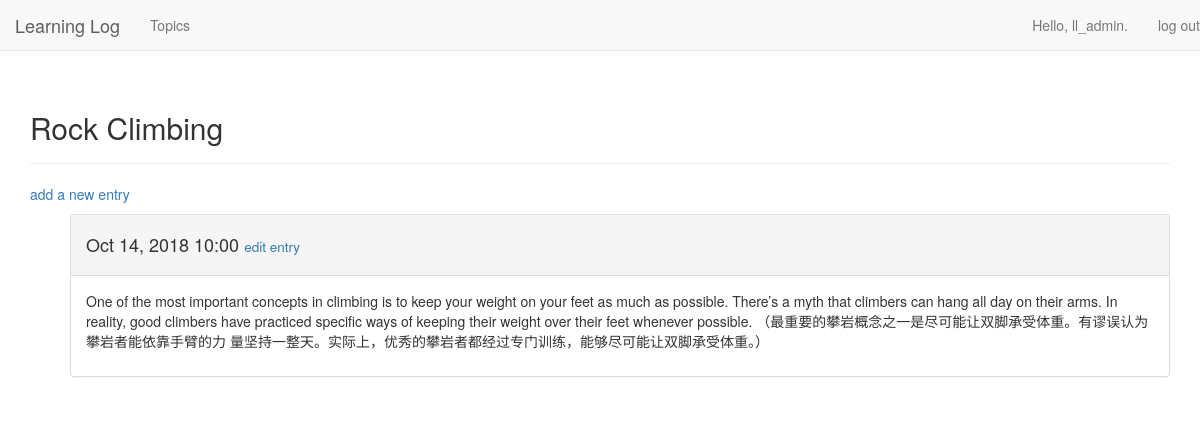
/topic/2/ (signed in), run on the app's committed database.
### learning_logs/models.py (models this page shows, shortened)
class Topic(models.Model):
    text = models.CharField(max_length=200)
    date_added = models.DateTimeField(auto_now_add=True)
    owner = models.ForeignKey(User, on_delete=models.DO_NOTHING)
    def __str__(self):
        return self.text

class Entry(models.Model):
    topic = models.ForeignKey('Topic', on_delete=models.CASCADE)
    text = models.CharField(max_length=2000)
    date_added = models.DateTimeField(auto_now_add=True)
    class Meta:
        verbose_name_plural = 'entries'

### learning_logs/views.py (the view)
# urls.py: path(r'topic/<int:topic_id>/', views.topic, name='topic'),
@login_required
def topic(request, topic_id):
    topic = Topic.objects.get(id=topic_id)
    """判断是否为当前用户"""
    if topic.owner != request.user:
        raise Http404
    entries = topic.entry_set.order_by('-date_added')
    context = {'topic': topic, 'entries': entries}
    return render(request, 'learning_logs/topic.html', context)

### learning_logs/templates/learning_logs/topic.html
{% extends "learning_logs/base.html" %}
{% load bootstrap3 %}
{% block header %}
    <h2>{{ topic }}</h2>
{% endblock header %}
{% block content %}
    <p>
        <a href="{% url 'learning_logs:new_entry' topic.id %}">add a new entry</a>
    </p>
    <ul>
        {% for entry in entries %}
            <div class="panel panel-default">
                <div class="panel-heading">
                    <h4>
                        {{ entry.date_added|date:'M d, Y H:i' }}
                        <small>
                            <a href="{% url 'learning_logs:edit_entry' entry.id %}">edit entry</a>
                        </small>
                    </h4>
                </div>
                <div class="panel-body">
                    {{ entry.text| linebreaks }}
                </div>
            </div>
        {% empty %}
             There are no entries for this topic yet.
        {% endfor %}
    </ul>
{% endblock content %}

### learning_logs/templates/learning_logs/base.html (shortened to what this page needs)
{% load bootstrap3 %}
<!DOCTYPE html>
<html>
<head>
    {% bootstrap_css %}
</head>
<body>
    <nav class="navbar navbar-default navbar-static-top">
        <div class="navbar-header">
            <a class="navbar-brand" href="{% url 'learning_logs:index' %}">Learning Log</a>
        </div>
        <div id="navbar" class="navbar-collapse collapse">
            <ul class="nav navbar-nav">
              <li><a href="{% url 'learning_logs:topics' %}">Topics</a></li>
            </ul>
            <ul class="nav navbar-nav navbar-right">
            {% if user.is_authenticated %}
                <li><a>Hello, {{ user.username }}.</a></li>
                <li><a href="{% url 'users:logout' %}">log out</a></li>
            {% else %}
                <li><a href="{% url 'users:register' %}">register</a></li>
                <li><a href="{% url 'users:login' %}">log in</a></li>
            {% endif %}
             </ul>
        </div>
    </nav>
    <div class="container">
        <div class="page-header">
            {% block header %}
            {% endblock header %}
        </div>
        <div>
            {% block content %}
            {% endblock content %}
        </div>
    </div>
</body>
</html>

### data on the page
Topic: text "Rock Climbing"
Entry: date_added "Oct 14, 2018 10:00", text "One of the most important concepts in climbing is to keep your weight on your feet as much as possible. There’s a myth that climbers can hang all day on their arms. In reality, good climbers have practiced specific ways of keeping their weight over their feet whenever possible. （最重要的攀岩概念之一是尽可能让双脚承受体重。有谬误认为攀岩者能依靠手臂的力 量坚持一整天。实际上，优秀的攀岩者都经过专门训练，能够尽可能让双脚承受体重。）"

### other printed values
{{ user.username }} "ll_admin"
